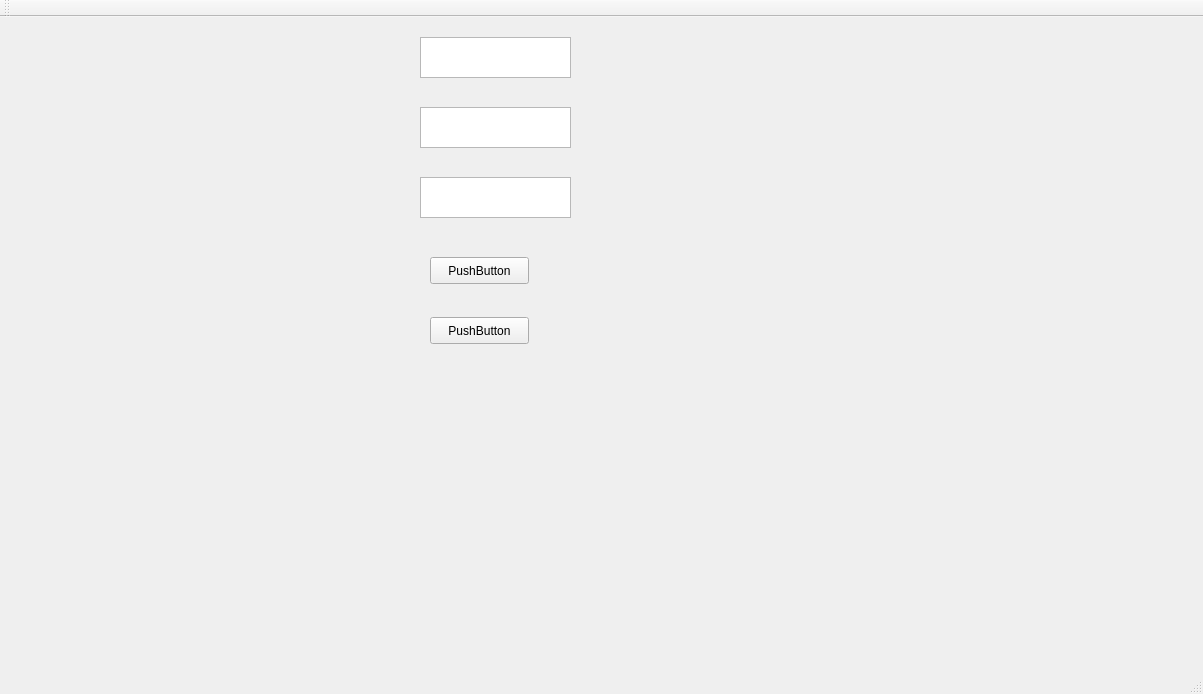
<?xml version="1.0" encoding="UTF-8"?>
<ui version="4.0">
 <class>MainWindow</class>
 <widget class="QMainWindow" name="MainWindow">
  <property name="geometry">
   <rect>
    <x>0</x>
    <y>0</y>
    <width>1203</width>
    <height>694</height>
   </rect>
  </property>
  <property name="windowTitle">
   <string>MainWindow</string>
  </property>
  <widget class="QWidget" name="centralWidget">
   <widget class="QLabel" name="label">
    <property name="geometry">
     <rect>
      <x>0</x>
      <y>0</y>
      <width>300</width>
      <height>300</height>
     </rect>
    </property>
    <property name="text">
     <string/>
    </property>
   </widget>
   <widget class="QPushButton" name="pushButton">
    <property name="geometry">
     <rect>
      <x>430</x>
      <y>240</y>
      <width>99</width>
      <height>27</height>
     </rect>
    </property>
    <property name="text">
     <string>PushButton</string>
    </property>
   </widget>
   <widget class="QPushButton" name="pushButton_2">
    <property name="geometry">
     <rect>
      <x>430</x>
      <y>300</y>
      <width>99</width>
      <height>27</height>
     </rect>
    </property>
    <property name="text">
     <string>PushButton</string>
    </property>
   </widget>
   <widget class="QTextEdit" name="textEdit">
    <property name="geometry">
     <rect>
      <x>420</x>
      <y>20</y>
      <width>151</width>
      <height>41</height>
     </rect>
    </property>
   </widget>
   <widget class="QTextEdit" name="textEdit_2">
    <property name="geometry">
     <rect>
      <x>420</x>
      <y>90</y>
      <width>151</width>
      <height>41</height>
     </rect>
    </property>
   </widget>
   <widget class="QTextEdit" name="textEdit_3">
    <property name="geometry">
     <rect>
      <x>420</x>
      <y>160</y>
      <width>151</width>
      <height>41</height>
     </rect>
    </property>
   </widget>
  </widget>
  <widget class="QMenuBar" name="menuBar">
   <property name="geometry">
    <rect>
     <x>0</x>
     <y>0</y>
     <width>1203</width>
     <height>25</height>
    </rect>
   </property>
  </widget>
  <widget class="QToolBar" name="mainToolBar">
   <attribute name="toolBarArea">
    <enum>TopToolBarArea</enum>
   </attribute>
   <attribute name="toolBarBreak">
    <bool>false</bool>
   </attribute>
  </widget>
  <widget class="QStatusBar" name="statusBar"/>
 </widget>
 <layoutdefault spacing="6" margin="11"/>
 <resources/>
 <connections/>
</ui>
